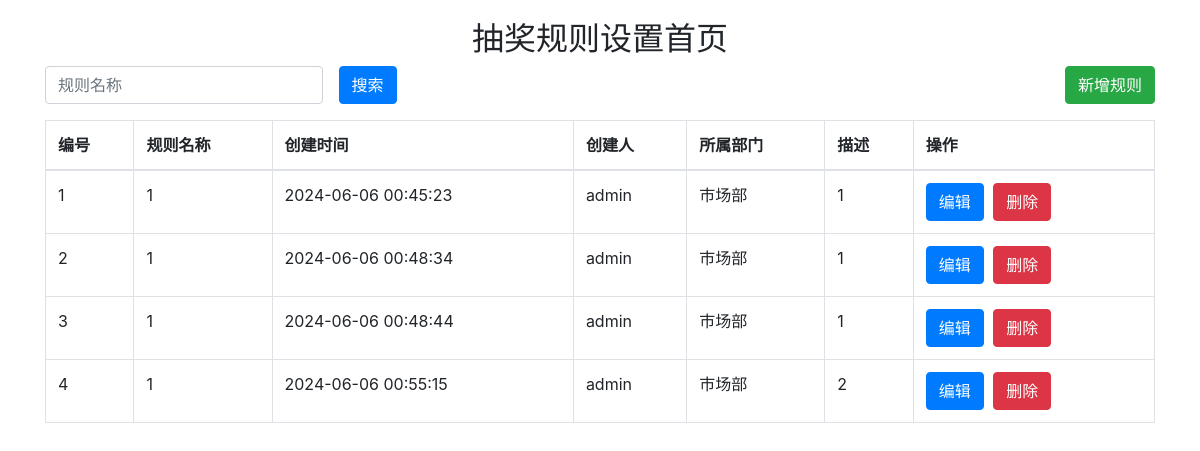
The page /lottery_rules on the database as committed earlier.
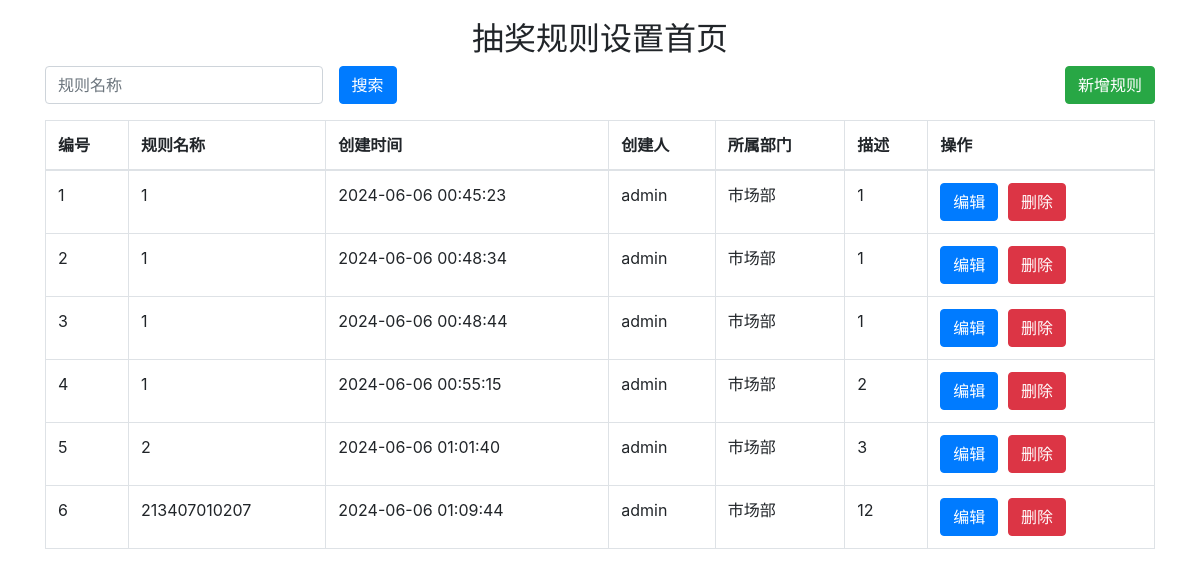
The same page on the database as committed later.
### app.py (models this page shows)
class LotteryRule(db.Model):
    id = db.Column(db.Integer, primary_key=True)
    name = db.Column(db.String(100), nullable=False)
    description = db.Column(db.String(500))
    prizes = db.relationship('Prize', backref='lottery_rule', lazy=True)
    participants = db.Column(db.String(100), nullable=False)
    mode = db.Column(db.String(100), nullable=False)
    created_at = db.Column(db.DateTime, default=datetime.utcnow)
    created_by = db.Column(db.String(100), default='admin')
    department = db.Column(db.String(100), nullable=False)
    status = db.Column(db.String(20), default='draft')

### app.py (the view)
@app.route('/lottery_rules', endpoint='lottery_rules')
def lottery_rules():
    rules = LotteryRule.query.filter_by(status='final').all()  # 只显示已提交的规则
    return render_template('lottery_rules.html', rules=rules)

### templates/lottery_rules.html (shortened to what this page needs)
<!DOCTYPE html>
<html lang="en">
<head>
    <link rel="stylesheet" href="https://stackpath.bootstrapcdn.com/bootstrap/4.3.1/css/bootstrap.min.css">
</head>
<body>
    <div class="container">
        <h2 class="text-center">抽奖规则设置首页</h2>
        <div class="d-flex justify-content-between mb-3">
            <input type="text" class="form-control w-25" placeholder="规则名称">
            <button class="btn btn-primary ml-3">搜索</button>
            <button class="btn btn-success ml-auto" onclick="window.location.href='/add_lottery_rule'">新增规则</button>
        </div>
        <table class="table table-bordered">
            <thead>
                <tr>
                    <th>编号</th>
                    <th>规则名称</th>
                    <th>创建时间</th>
                    <th>创建人</th>
                    <th>所属部门</th>
                    <th>描述</th>
                    <th>操作</th>
                </tr>
            </thead>
            <tbody>
                {% for rule in rules %}
                <tr>
                    <td>{{ rule.id }}</td>
                    <td>{{ rule.name }}</td>
                    <td>{{ rule.created_at.strftime('%Y-%m-%d %H:%M:%S') }}</td>
                    <td>{{ rule.created_by }}</td>
                    <td>{{ rule.department }}</td>
                    <td>{{ rule.description }}</td>
                    <td class="actions">
                        <button class="btn btn-primary" onclick="editRule({{ rule.id }})">编辑</button>
                        <button class="btn btn-danger" onclick="deleteRule({{ rule.id }})">删除</button>
                    </td>
                </tr>
                {% endfor %}
            </tbody>
        </table>
    </div>
</body>
</html>

### templates/lottery_rules.html (style rules this page uses)
.container { margin-top: 20px; }
.actions button { margin-right: 5px; }

Rows that differ between the two databases and show on the page:
added LotteryRule: id "5", name "2", created_at "2024-06-06 01:01:40", created_by "admin", department "市场部", description "3"
added LotteryRule: id "6", name "213407010207", created_at "2024-06-06 01:09:44", created_by "admin", department "市场部", description "12"
